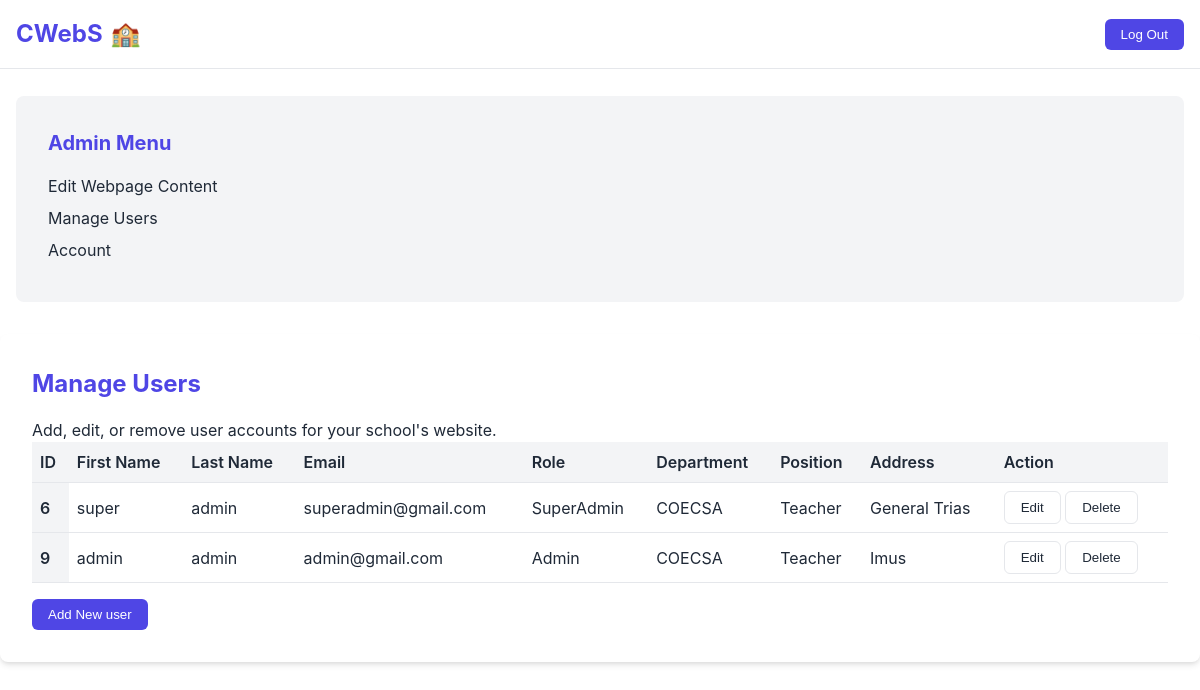
Screenshot of /user_management.php (signed in) with the database file from the repository.
### tables this page shows
CREATE TABLE `users` (
  `user_id` int(11) NOT NULL,
  `user_first_name` varchar(200) NOT NULL,
  `user_last_name` varchar(225) NOT NULL,
  `user_email` varchar(100) NOT NULL,
  `user_password` varchar(225) NOT NULL,
  `user_role` varchar(220) NOT NULL,
  `user_department` varchar(200) NOT NULL,
  `user_position` varchar(220) NOT NULL,
  `user_contact_number` int(20) NOT NULL,
  `user_address` varchar(220) NOT NULL,
  `school_id` int(200) DEFAULT NULL
);

### user_management.php (the view, shortened to what this page needs)
<?php
include 'dashboard_nav.php';
?>
<!DOCTYPE html>
<html lang="en">
<head>
    <link href="style.css" rel="stylesheet">
</head>
<body>
     <div class="dashboard-card">
     <h2>Manage Users</h2>
     <p>Add, edit, or remove user accounts for your school's website.</p>
    <table class = "user-table">
        <thead>
            <tr>
            <th scope = "col">ID</th>
            <th scope = "col">First Name</th>
            <th scope = "col">Last Name</th>
            <th scope = "col">Email</th>
            <th scope = "col">Role</th>
            <th scope = "col">Department</th>
            <th scope = "col">Position</th>
            <th scope = "col">Address</th>
            <th scope = "col">Action</th>
            </tr>
            </thead>
        <tbody>
    <?php
    $sql = "SELECT * FROM `users`";
    $result = mysqli_query($con,$sql);
    if ($result) {
       while( $row = mysqli_fetch_assoc($result)){
        $user_id = $row['user_id'];
        $user_first_name = $row['user_first_name'];
        $user_last_name = $row['user_last_name'];
        $user_email = $row['user_email'];
        $user_role = $row['user_role'];
        $user_department = $row['user_department'];
        $user_position = $row['user_position'];
        $user_address = $row['user_address'];
        echo '<tr>
            <th scope = "row">'.$user_id.'</th>
            <td>'.$user_first_name.'</td>
            <td>'.$user_last_name.'</td>
            <td>'.$user_email.'</td>
            <td>'.$user_role.'</td>
            <td>'.$user_department.'</td>
            <td>'.$user_position.'</td>
            <td>'.$user_address.'</td>
            <td>
        <a href="edit_user.php? edit_user_id='.$user_id.'"><button class="btn btn-secondary"  >Edit</button></a>
        <a href="delete_user.php? delete_user_id='.$user_id.'"><button class="btn btn-secondary" >Delete</button></a>
            </td>
            </tr>';
       }
    }
    ?>
    </table>
    <a href="add_user.php" class = "text-light"><button class = "btn btn-primary my-5 mx-5">Add New user</button></a>
    </body>
</html>

### style.css (style rules this page uses)
html { overflow: scroll; overflow-x: hidden; }
:root { --primary-color: #4f46e5; --primary-dark: #4338ca; --secondary-color: #10b981; --background-color: #ffffff; --text-color: #1f2937; --text-muted: #6b7280; --border-color: #e5e7eb; --card-bg: #f3f4f6; --card-shadow: 0 4px 6px -1px rgba(0, 0, 0, 0.1), 0 2px 4px -1px rgba(0, 0, 0, 0.06); --transition-speed: 0.3s; }
* { margin: 0; padding: 0; box-sizing: border-box; }
body { font-family: "Inter", sans-serif; line-height: 1.5; color: var(--text-color); background-color: var(--background-color); transition: background-color var(--transition-speed), color var(--transition-speed); padding-top: 6rem; }
.btn { display: inline-block; padding: 0.5rem 1rem; border-radius: 0.375rem; font-weight: 500; text-align: center; transition: all var(--transition-speed); cursor: pointer; text-decoration: none; position: relative; overflow: hidden; }
.btn::after { content: ""; position: absolute; top: 50%; left: 50%; width: 5px; height: 5px; background: rgba(255, 255, 255, 0.5); opacity: 0; border-radius: 100%; transform: scale(1, 1) translate(-50%); transform-origin: 50% 50%; }
.btn-primary { background-color: var(--primary-color); color: #ffffff; border: none; }
.btn-secondary { background-color: transparent; color: var(--text-color); border: 1px solid var(--border-color); }
.user-table, .school-table { width: 100%; border-collapse: collapse; margin-bottom: 1rem; }
.user-table th, .user-table td, .school-table th, .school-table td { padding: 0.5rem; text-align: left; border-bottom: 1px solid var(--border-color); }
.user-table th, .school-table th { font-weight: 600; background-color: var(--card-bg); }
.dashboard-card { background-color: var(--background-color); border-radius: 8px; padding: 2rem; box-shadow: var(--card-shadow); }
.dashboard-card h2 { font-size: 1.5rem; margin-bottom: 1rem; color: var(--primary-color); }

### rows the page displays
users: user_id "6", user_first_name "super", user_last_name "admin", user_email "superadmin@gmail.com", user_role "SuperAdmin", user_department "COECSA", user_position "Teacher", user_address "General Trias"
users: user_id "9", user_first_name "admin", user_last_name "admin", user_email "admin@gmail.com", user_role "Admin", user_department "COECSA", user_position "Teacher", user_address "Imus"

### other values shown
$user_role "Admin"
